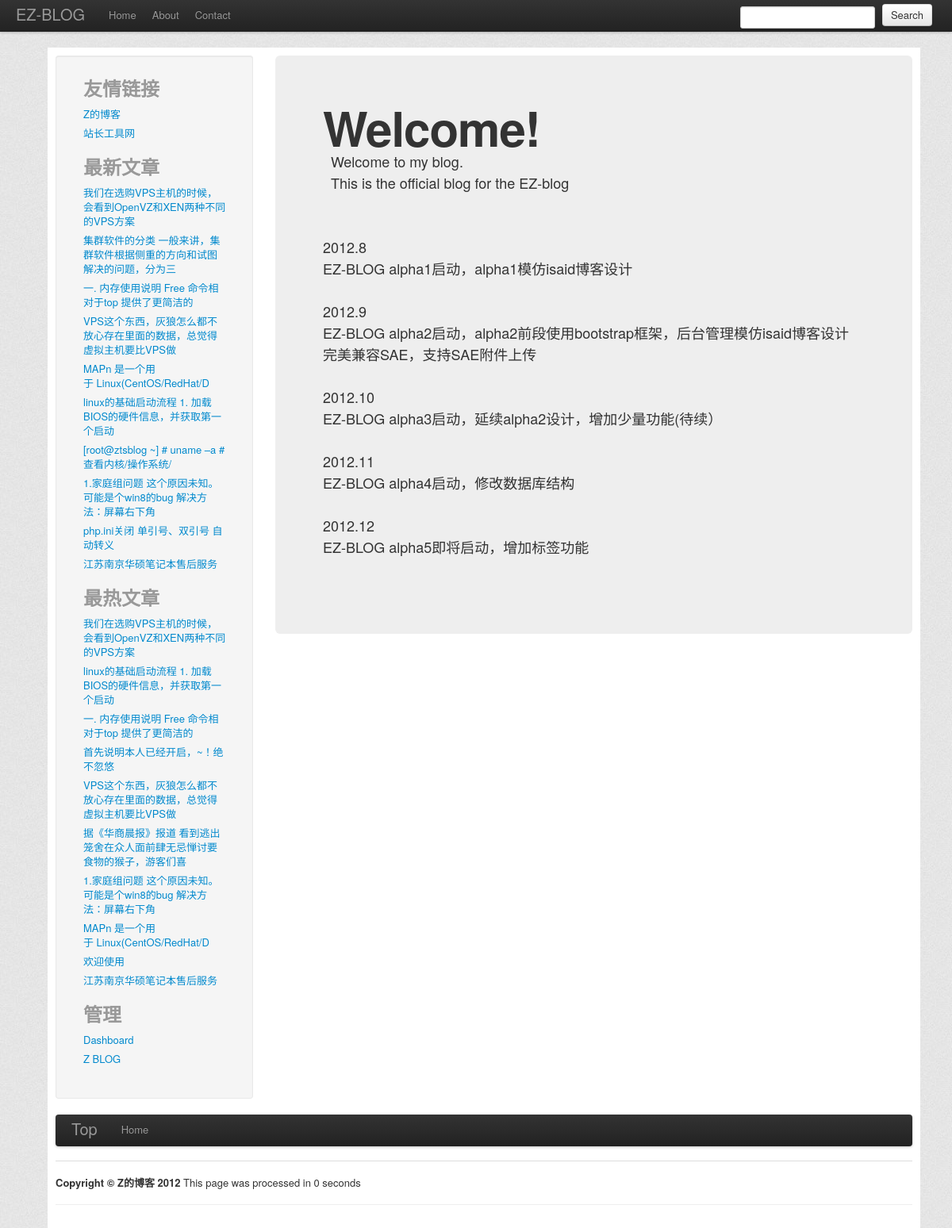
Screenshot of /welcome.php with the database file from the repository.
### tables this page shows
CREATE TABLE IF NOT EXISTS `links` (
  `url_name` varchar(255) NOT NULL,
  `url_site` varchar(255) NOT NULL,
  `url_description` varchar(255) NOT NULL,
  `ID` int(100) NOT NULL AUTO_INCREMENT,
  PRIMARY KEY (`ID`)
);

CREATE TABLE IF NOT EXISTS `posts` (
  `post_hits` int(11) NOT NULL DEFAULT '0',
  `ID` bigint(20) NOT NULL AUTO_INCREMENT,
  `post_author` bigint(20) NOT NULL,
  `post_title` varchar(50) NOT NULL,
  `post_status` varchar(20) NOT NULL DEFAULT 'publish',
  `comment_status` varchar(20) NOT NULL DEFAULT 'open',
  `post_content` longtext NOT NULL,
  `time` date NOT NULL,
  PRIMARY KEY (`ID`),
  KEY `title_5` (`post_title`),
  KEY `title_6` (`post_title`),
  KEY `ID` (`ID`),
  KEY `ID_2` (`ID`),
  FULLTEXT KEY `title` (`post_title`),
  FULLTEXT KEY `title_2` (`post_title`),
  FULLTEXT KEY `context` (`post_content`),
  FULLTEXT KEY `title_3` (`post_title`),
  FULLTEXT KEY `title_4` (`post_title`),
  FULLTEXT KEY `title_7` (`post_title`)
);

### common/settings.php (called while the page is built, shortened)
<?php
$ez_url_model = 1;
?>

### common/post_functions.php (called while the page is built, shortened)
<?php
function get_post_content() {
	global $rs;
	return $rs ['post_content'];
}
function get_post_link() {
	global $rs;
	global $ez_url_model;
	$post_id = $rs ['ID'];
	if ($ez_url_model == 1)
		$post_link = "single.php?id=$post_id";
	return $post_link;
}
function get_post_content_short($start, $end) {
	return mb_substr ( strip_tags ( get_post_content () ), $start, $end, "utf-8" );
}
?>

### siderbar.php (the view, shortened to what this page needs)
<body>
	<div class="row-fluid"
		style="background-color: white; padding: 10px 10px 10px 10px;">
		<div class="span3">
			<div class="well sidebar-nav">
				<ul class="nav nav-list">
					<li class="nav-header">
						<h2>友情链接</h2>
					</li>
      		  	<?php
							$sql = "select * from `links`  ";
							$query = mysql_query ( $sql ) or die ( "GET LINKS failed" );
									while ( $rs = mysql_fetch_array ( $query ) ) {
										?>
								<li><a href="<?php echo $rs['url_site']?>"><?php echo $rs['url_name']?></a></li>
	<?php	}	?>
	<li class="nav-header">
						<h2>最新文章</h2>
					</li>
		<?php
		@$sql = "select * from `posts` order by `ID` desc limit 0,10 ";
		$query = mysql_query ( $sql ) or die ( "GET posts failed" );
		for($i=0;$i<10;$i++){
			$rs = mysql_fetch_array ( $query);
			echo "<li><a href=".get_post_link()."> ".get_post_content_short(0, 40)."</a></li>";
		}
		 ?>
	<li class="nav-header">
						<h2>最热文章</h2>
					</li>
		<?php
		$sql = "select * from `posts` order by post_hits desc limit 0,10 ";
		$query = mysql_query ( $sql ) or die ( "GET posts failed" );
		for($i=0;$i<10;$i++){
			$rs = mysql_fetch_array ( $query);
			echo "<li><a href=".get_post_link()."> ".get_post_content_short(0, 40)."</a></li>";
		}
		?>
		<li class="nav-header">
						<h2>管理</h2>
					</li>
					<li><a href="adminold">Dashboard</a></li>
					<li><a href="http://www.zts1993.com">Z BLOG</a></li>
				</ul>
				<br />
			</div>
		</div>
		<div class="span9">

### header.php (style rules this page uses)
body { padding-top: 60px; padding-left: 60px; padding-right: 60px; background-image: url("./assets/img/bg_body.jpg"); background-repeat: repeat; }

### rows the page displays
links: url_name "Z的博客"
links: url_name "站长工具网"
posts: post_content "我们在选购VPS主机的时候，会看到OpenVZ和XEN两种不同的VPS方案"
posts: post_content "集群软件的分类 一般来讲，集群软件根据侧重的方向和试图解决的问题，分为三"
posts: post_content "一. 内存使用说明 Free 命令相对于top 提供了更简洁的"
posts: post_content "VPS这个东西，灰狼怎么都不放心存在里面的数据，总觉得虚拟主机要比VPS做"
posts: post_content "MAPn 是一个用于 Linux(CentOS/RedHat/D"
posts: post_content "linux的基础启动流程 1. 加载BIOS的硬件信息，并获取第一个启动"
posts: post_content "[root@ztsblog ~] # uname –a # 查看内核/操作系统/"
posts: post_content "1.家庭组问题 这个原因未知。可能是个win8的bug 解决方法：屏幕右下角"
posts: post_content "php.ini关闭 单引号、双引号 自动转义"
posts: post_content "江苏南京华硕笔记本售后服务"
posts: post_content "首先说明本人已经开启，~！绝不忽悠"
posts: post_content "据《华商晨报》报道 看到逃出笼舍在众人面前肆无忌惮讨要食物的猴子，游客们喜"
posts: post_content "欢迎使用"

### other values shown
$time "0"
